Frame 1 (no input): blank canvas, image omitted
Frame 60 (the mouse pressed at the canvas centre just before this capture): blank canvas, image omitted
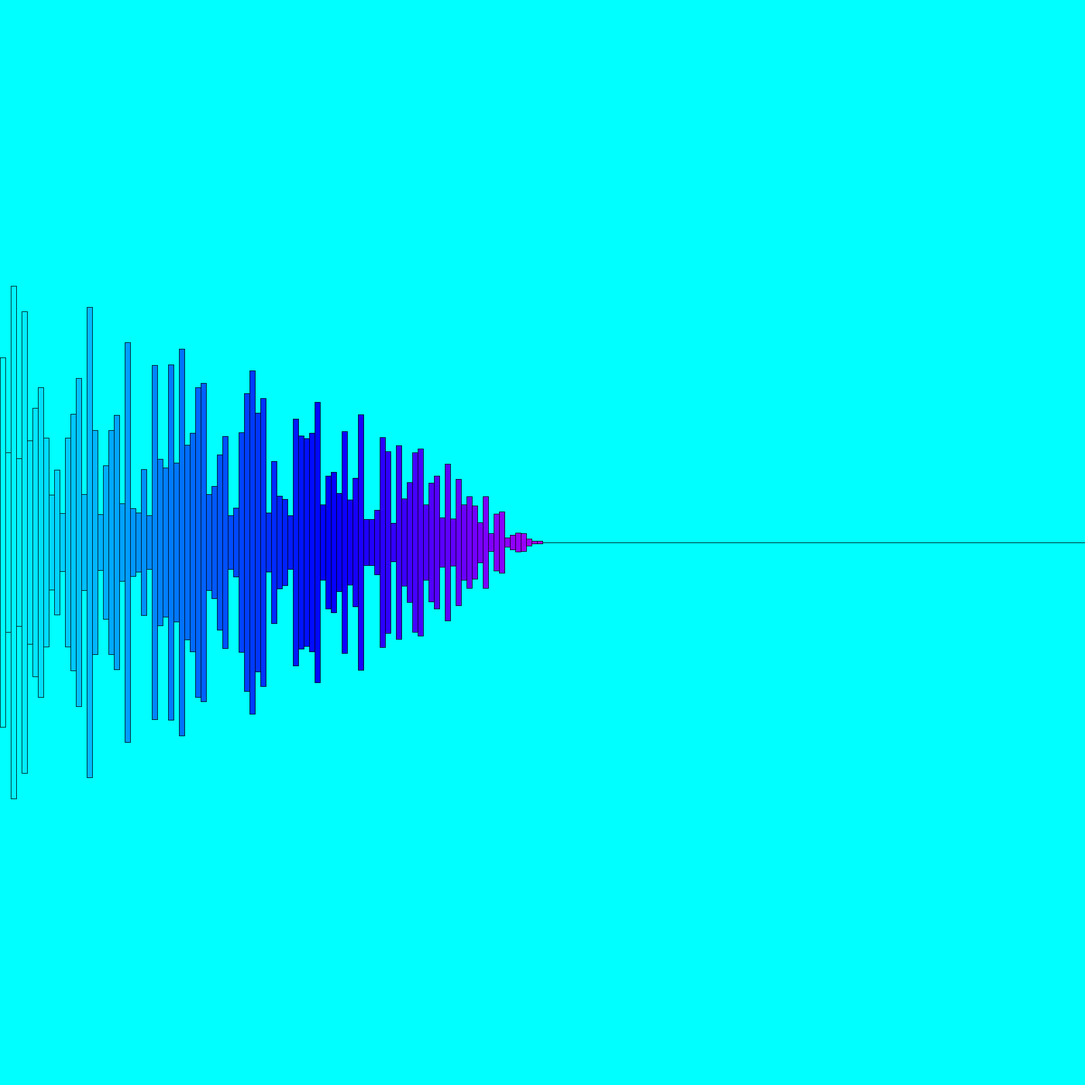
Frame 120 (the mouse held since frame 60 and released just before this capture)

The Processing sketch whose frames 1 and 60 were blank and that drew this single picture after the mouse press (run headless with seeded random() and noise(); from frame 60 on, the mouse is pressed at the canvas centre):

// Processing sketch: Color_03
// ── Color_03.pde
/*Programmer: Faraz Eskandari
  Variation for generative Design Book, Color 01.
  4/02/2021
*/

//Total number of rectangles
int total = 200;
//Variable for each rectangle
int w;

//Array of objects
Rectangle[] recangles = new Rectangle[total];

void setup() {
    size(2000, 2000);
    //Calculate width of rectangles base width size
    w = width/total;

    //Initiation of each objects
    for (int i = 0; i < total; ++i) {
        recangles[i] = new Rectangle(i*w + (w/2), height, random(200, height));
    }
}

void draw() {
    //Map mouseY to variable for background's HUE
    float h = map(mouseY, 0, height, 360, 0);
    colorMode(HSB, 360, 100, 100);
    background(h, 100, 100);

    //For loop to execute each method of objects
    for (int i = 0; i < total; ++i) {
        recangles[i].resize(mouseX);
        recangles[i].recolor(mouseY, i, total);
        recangles[i].display(w);
    }
}

// ── Rectangles.pde
class Rectangle{
    //Position of each rectangles
    int x, y;
    //Maximum size of each rectangle
    float heightMax;
    //Hue of fill color
    float colorHEU;
    //Height size of each rectangle
    float rectHeight;

    Rectangle(int _x, int _height, float _heightMax) {
        x = _x;
        y = _height/2;
        heightMax = _heightMax;
        colorHEU = 0;
    }

    //Method for changing height of rectangles base on mouseX
    void resize(int _mouseX) {
        int mx = _mouseX;
        rectHeight = map(mx, x, width, 0, heightMax);
        rectHeight = constrain(rectHeight, 0, heightMax);
    }

    //Method for changing color base on mouseY
    void recolor(int _mouseY, int _index, int _total) {
        int my = _mouseY;
        int index = _index;
        int degree = 360 / total;
        colorHEU = map(my, 0, height, index*degree, 360 + index*degree);
    }   

    //Method for display rectangles
    void display(int _w) {
        colorMode(HSB, 360, 100, 100);
        fill(colorHEU, 100, 100);
        stroke(0, 0, 0);
        
        rectMode(CENTER);
        int w = _w;
        rect(x, y, w, rectHeight);
    }
}
